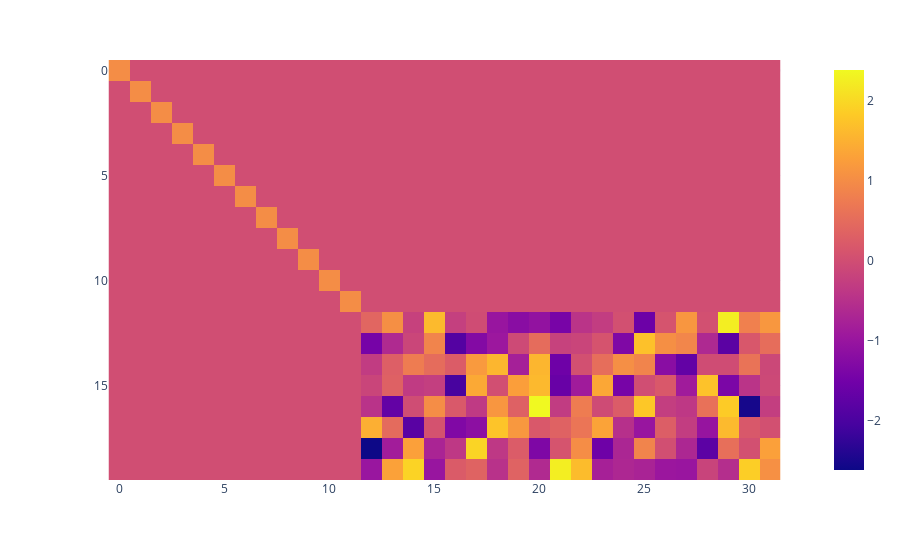

This figure's notebook cell:
### Code cell
# m 0 -> 1 
m1 = torch.zeros(12+8, 12+20)

# id part to pass through a1_input
m1[0:12, 0:12] = torch.eye(12)
m1[12:20, 12:12+20] = torch.randn(20-12, 20)

px.imshow(m1)

### Figure 1 — Plotly figure (JSON) as saved in the notebook; plotly's stock layout.template omitted (floating-point values rounded to 4 significant figures; data arrays with more than 128 entries replaced by an {"elided": "..."} marker saying what was removed)
{"data": [{"coloraxis": "coloraxis", "hovertemplate": "x: %{x}<br>y: %{y}<br>color: %{z}<extra></extra>", "name": "0", "type": "heatmap", "xaxis": "x", "yaxis": "y", "z": {"elided": "20x32 float values"}}], "layout": {"coloraxis": {"colorscale": [[0, "#0d0887"], [0.1111, "#46039f"], [0.2222, "#7201a8"], [0.3333, "#9c179e"], [0.4444, "#bd3786"], [0.5556, "#d8576b"], [0.6667, "#ed7953"], [0.7778, "#fb9f3a"], [0.8889, "#fdca26"], [1, "#f0f921"]]}, "margin": {"t": 60}, "xaxis": {"anchor": "y", "constrain": "domain", "domain": [0, 1], "scaleanchor": "y"}, "yaxis": {"anchor": "x", "autorange": "reversed", "constrain": "domain", "domain": [0, 1]}}}
